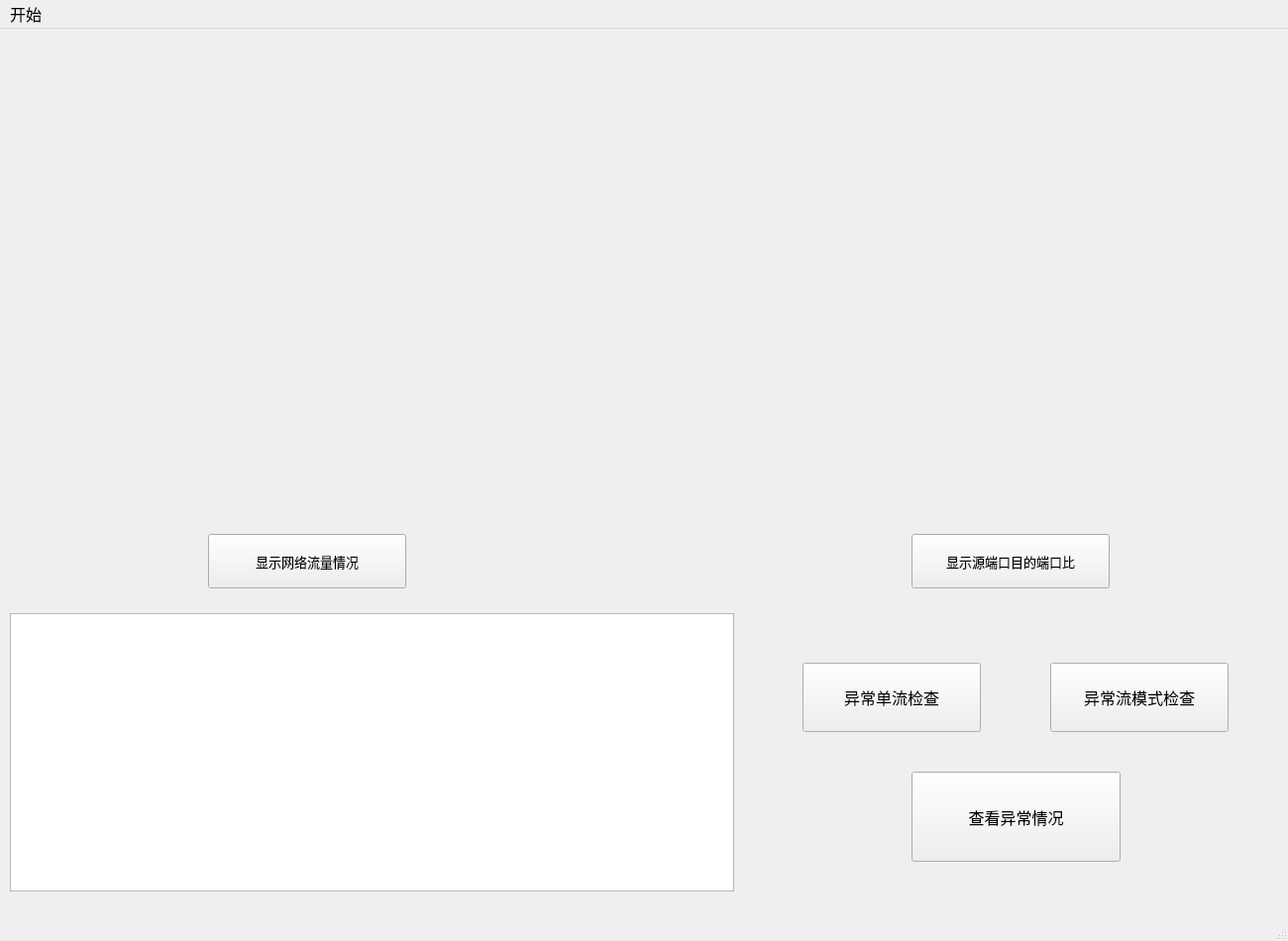
<?xml version="1.0" encoding="UTF-8"?>
<ui version="4.0">
 <class>MainWindow</class>
 <widget class="QMainWindow" name="MainWindow">
  <property name="geometry">
   <rect>
    <x>0</x>
    <y>0</y>
    <width>1300</width>
    <height>950</height>
   </rect>
  </property>
  <property name="font">
   <font>
    <family>微软雅黑</family>
    <pointsize>12</pointsize>
   </font>
  </property>
  <property name="cursor">
   <cursorShape>ArrowCursor</cursorShape>
  </property>
  <property name="windowTitle">
   <string>网络流量异常检测系统</string>
  </property>
  <widget class="QWidget" name="centralwidget">
   <widget class="MatplotlibWidget" name="matplotlibwidget_static" native="true">
    <property name="geometry">
     <rect>
      <x>10</x>
      <y>0</y>
      <width>640</width>
      <height>500</height>
     </rect>
    </property>
    <property name="cursor">
     <cursorShape>ArrowCursor</cursorShape>
    </property>
    <property name="autoFillBackground">
     <bool>false</bool>
    </property>
   </widget>
   <widget class="QPushButton" name="pushButton">
    <property name="geometry">
     <rect>
      <x>210</x>
      <y>510</y>
      <width>200</width>
      <height>55</height>
     </rect>
    </property>
    <property name="font">
     <font>
      <family>黑体</family>
      <pointsize>10</pointsize>
     </font>
    </property>
    <property name="text">
     <string>显示网络流量情况</string>
    </property>
   </widget>
   <widget class="MatplotlibWidget" name="matplotlibwidget_dynamic" native="true">
    <property name="enabled">
     <bool>true</bool>
    </property>
    <property name="geometry">
     <rect>
      <x>650</x>
      <y>0</y>
      <width>640</width>
      <height>500</height>
     </rect>
    </property>
    <property name="cursor">
     <cursorShape>ArrowCursor</cursorShape>
    </property>
    <property name="autoFillBackground">
     <bool>false</bool>
    </property>
   </widget>
   <widget class="QPushButton" name="pushButton_2">
    <property name="geometry">
     <rect>
      <x>920</x>
      <y>510</y>
      <width>200</width>
      <height>55</height>
     </rect>
    </property>
    <property name="font">
     <font>
      <family>黑体</family>
      <pointsize>10</pointsize>
     </font>
    </property>
    <property name="text">
     <string>显示源端口目的端口比</string>
    </property>
   </widget>
   <widget class="QWidget" name="verticalLayoutWidget">
    <property name="geometry">
     <rect>
      <x>10</x>
      <y>590</y>
      <width>731</width>
      <height>281</height>
     </rect>
    </property>
    <layout class="QVBoxLayout" name="verticalLayout">
     <item>
      <widget class="QTableView" name="tableView">
       <property name="enabled">
        <bool>true</bool>
       </property>
      </widget>
     </item>
    </layout>
   </widget>
   <widget class="QPushButton" name="pushButton_3">
    <property name="geometry">
     <rect>
      <x>810</x>
      <y>640</y>
      <width>180</width>
      <height>70</height>
     </rect>
    </property>
    <property name="text">
     <string>异常单流检查</string>
    </property>
   </widget>
   <widget class="QPushButton" name="pushButton_4">
    <property name="geometry">
     <rect>
      <x>1060</x>
      <y>640</y>
      <width>180</width>
      <height>70</height>
     </rect>
    </property>
    <property name="text">
     <string>异常流模式检查</string>
    </property>
   </widget>
   <widget class="QPushButton" name="pushButton_5">
    <property name="geometry">
     <rect>
      <x>920</x>
      <y>750</y>
      <width>211</width>
      <height>91</height>
     </rect>
    </property>
    <property name="text">
     <string>查看异常情况</string>
    </property>
   </widget>
  </widget>
  <widget class="QStatusBar" name="statusbar"/>
  <widget class="QMenuBar" name="menubar">
   <property name="geometry">
    <rect>
     <x>0</x>
     <y>0</y>
     <width>1300</width>
     <height>26</height>
    </rect>
   </property>
   <widget class="QMenu" name="menu">
    <property name="geometry">
     <rect>
      <x>178</x>
      <y>153</y>
      <width>169</width>
      <height>102</height>
     </rect>
    </property>
    <property name="title">
     <string>开始</string>
    </property>
    <addaction name="actionzairu"/>
    <addaction name="actiontuicu"/>
   </widget>
   <addaction name="menu"/>
  </widget>
  <action name="actionzairu">
   <property name="text">
    <string>载入网络流文件</string>
   </property>
  </action>
  <action name="actiontuicu">
   <property name="text">
    <string>退出</string>
   </property>
  </action>
 </widget>
 <customwidgets>
  <customwidget>
   <class>MatplotlibWidget</class>
   <extends>QWidget</extends>
   <header>MatplotlibWidget</header>
   <container>1</container>
  </customwidget>
 </customwidgets>
 <resources/>
 <connections/>
</ui>
